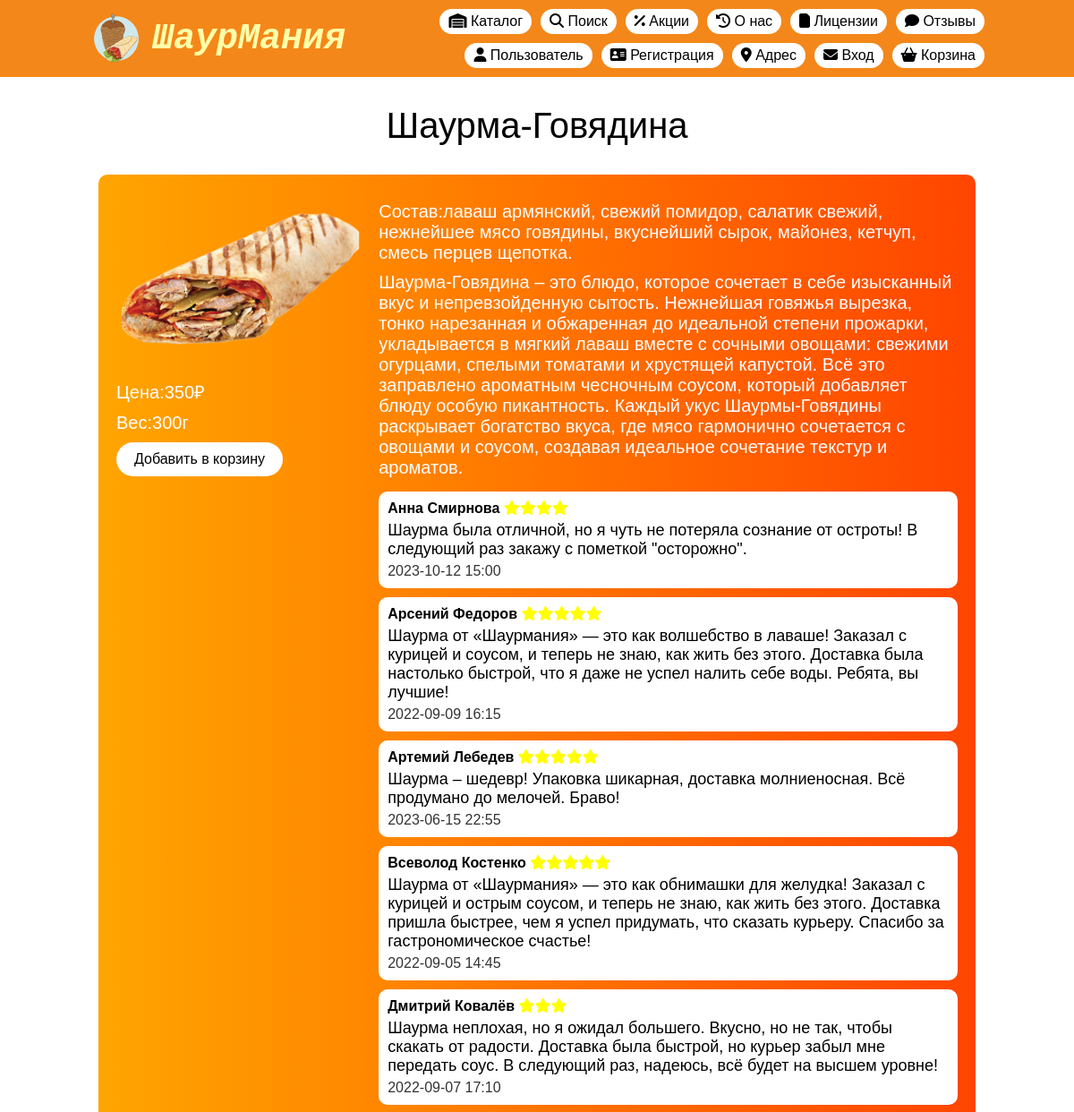
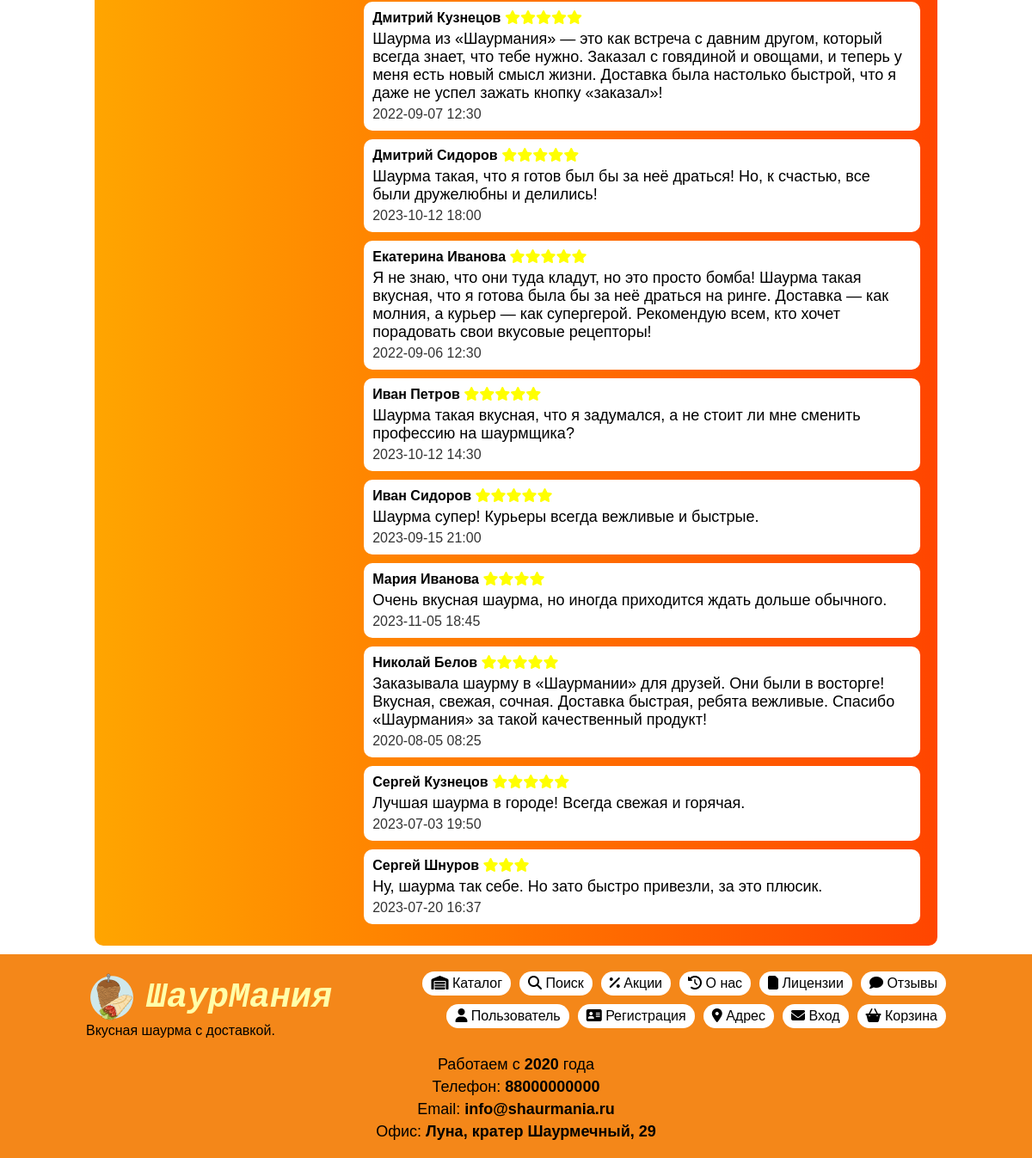
The app's page /product/3 with its own data (2 pictures, top to bottom).
### main/models.py (models this page shows, shortened)
class Shaurma( models.Model ):
    name        = models.CharField( max_length = 60,  verbose_name = 'Название' )
    compound    = models.TextField( max_length = 600, verbose_name = 'Состав' )
    description = models.TextField( max_length = 600, verbose_name = 'Описание' )
    picture     = models.ImageField( upload_to = 'shaurma_images', verbose_name = 'Изображение' )
    price       = models.PositiveSmallIntegerField( verbose_name = 'Цена в ₽' )
    weight      = models.PositiveSmallIntegerField( verbose_name = 'Вес в гр' )
    class Meta:
        verbose_name = 'шаурма'
        verbose_name_plural = 'шаурма'
        ordering = ['name']

class Review( models.Model ):
    name    = models.CharField( max_length = 60,  verbose_name = 'Имя' )
    text    = models.TextField( max_length = 600, verbose_name = 'Текст отзыва' )
    stars   = models.SmallIntegerField( validators = [ MinValueValidator(1), MaxValueValidator(5) ],
                                      verbose_name = 'Оценка' )
    shaurma = models.ForeignKey( 'Shaurma', on_delete = models.PROTECT, default = 3, verbose_name = 'Шаурма' )
    date    = models.CharField( max_length = 30, verbose_name = 'Дата/Время записи' )
    class Meta:
        verbose_name = 'отзыв'
        verbose_name_plural = 'отзывы'
        ordering = [ 'name' ]

### main/views.py (the view)
def product( request, product_id ):
    product = Shaurma.objects.get( id = product_id )
    reviews = Review.objects.filter( shaurma = product_id )
    ctx = {
        'product': product,
        'reviews': reviews
    }
    return render( request, 'main/product.html', context = ctx )

### template/main/product.html (shortened to what this page needs)
{% extends 'main/base.html' %}
{% load static %}
{% block links %}
    <link rel="stylesheet" href="{% static 'main/css/src/product.css' %}">
    <link rel="stylesheet" href="{% static 'main/css/src/feedback.css' %}">
{% endblock %}
{% block main %}
    <h2 class="h1 text-center">{{ product.name }}</h2>
    <div class="block-product">
        <div class="block-product_column-left">
            <img class="block-product_image" src="{{ product.picture.url }}" alt="{{ product.name }}">
            <p class="text-big text-left">Цена:{{ product.price  }}₽</p>
            <p class="text-big text-left">Вес:{{ product.weight }}г</p>
            <div class="product-buttons">
                <input class="product-buttons" type="submit" value="Добавить в корзину" />
            </div>
        </div>
        <div class="block-product_column-right">
            <p class="text-big text-left">
                Состав:{{ product.compound }}
            </p>
            <p class="text-big text-left">
                {{ product.description }}
            </p>
            {% for review in reviews %}
            <p class="block-feedback__tag">
                <span class="name">{{ review.name }}</span>
                <span class="stars">
                    {% if review.stars == 5 %}
                    <i class="fa-solid fa-star"></i><i class="fa-solid fa-star"></i><i class="fa-solid fa-star"></i><i class="fa-solid fa-star"></i><i class="fa-solid fa-star"></i>
                    {% elif review.stars == 4 %}
                    <i class="fa-solid fa-star"></i><i class="fa-solid fa-star"></i><i class="fa-solid fa-star"></i><i class="fa-solid fa-star"></i>
                    {% elif review.stars == 3 %}
                    <i class="fa-solid fa-star"></i><i class="fa-solid fa-star"></i><i class="fa-solid fa-star"></i>
                    {% elif review.stars == 2 %}
                    <i class="fa-solid fa-star"></i><i class="fa-solid fa-star"></i>
                    {% elif review.stars == 1 %}
                    <i class="fa-solid fa-star"></i>
                    {% endif %}
                </span>
                <span class="text">
                    {{ review.text }}
                </span>
                <span class="time">{{ review.date }}</span>
            </p>
        {% endfor %}
        </div>
    </div>
{% endblock %}

### template/main/base.html (shortened to what this page needs)
{% load static %}
<!DOCTYPE html>
<html lang="ru">
<head>
    <link rel="stylesheet" href="{% static 'main/css/lib/colors.css' %}">
    <link rel="stylesheet" href="{% static 'main/css/src/global.css' %}">
    <link rel="stylesheet" href="{% static 'main/css/src/catalog.css' %}">
    <link rel="stylesheet" href="{% static 'main/css/lib/buttons.css' %}">
    <link rel="stylesheet" href="{% static 'main/css/lib/blocks.css' %}">
    <link rel="stylesheet" href="{% static 'main/css/lib/text.css' %}">
    <link rel="stylesheet" href="{% static 'main/css/lib/forms.css' %}">
    <link rel="stylesheet" href="{% static 'main/assets/fontawesome/css/fontawesome.min.css' %}">
    <link rel="stylesheet" href="{% static 'main/assets/fontawesome/css/solid.min.css' %}">
    {% block links %}{% endblock %}
</head>
<body class="body">
    <header class="header">
        <div class="header__inner">
            <a class="logo" href="{% url 'index' %}">
                <img src="{% static 'main/img/logo/minimal.png' %}" alt="">
                <h1>ШаурМания</h1>
            </a>
            {% include 'main/_parts/navigation.html' %}
        </div>
    </header>
    <main class="main">
        <div class="main__inner">
            {% block main %}{% endblock %}
        </div>
    </main>
    <footer class="footer">
        <div class="footer__inner">
            <div class="footer_row">
                <div>
                    <a class="logo" href="{% url 'index' %}">
                        <img src="{% static 'main/img/logo/minimal.png' %}" alt="">
                        <h1>ШаурМания</h1>
                    </a>
                    <p>Вкусная шаурма с доставкой.</p>
                </div>
                {% include 'main/_parts/navigation.html' %}
            </div>
            <div class="footer__bottom">
                <p>Работаем с <b>2020</b> года</p>
                <p>Телефон: <b>88000000000</b></p>
                <p>Email: <b>info@shaurmania.ru</b></p>
                <p>Офис: <b>Луна, кратер Шаурмечный, 29</b></p>
            </div>
        </div>
    </footer>
</body>
</html>

### template/main/_parts/navigation.html
<ul class="nav">
    <li>
        <a href="{% url 'catalog' %}" class="btn">
            <i class="fa-solid fa-warehouse"></i>
            Каталог
        </a>
    </li>
    <li>
        <a href="{% url 'search' %}" class="btn">
            <i class="fa-solid fa-magnifying-glass"></i>
            Поиск
        </a>
    </li>
    <li>
        <a class="btn" href="{% url 'sales' %}">
            <i class="fa-solid fa-percent"></i>
            Акции
        </a>
    </li>
    <li>
        <a class="btn" href="{% url 'about' %}">
            <i class="fa-solid fa-history"></i>
            О нас
        </a>
    </li>
    <li>
        <a class="btn" href="{% url 'licenses' %}">
            <i class="fa-solid fa-page"></i>
            Лицензии
        </a>
    </li>
    <li>
        <a href="{% url 'feedback' %}" class="btn">
            <i class="fa-solid fa-comment"></i>
            Отзывы
        </a>
    </li>
    <li>
        <a href="{% url 'user' %}" class="btn">
            <i class="fa-solid fa-user"></i>
            Пользователь
        </a>
    </li>
    <li>
        <a href="{% url 'reg' %}" class="btn">
            <i class="fa-solid fa-address-card"></i>
            Регистрация
        </a>
    </li>
    <li>
        <a class="btn" href="{% url 'address' %}">
            <i class="fa-solid fa-location-dot"></i>
            Адрес
        </a>
    </li>
    <li>
        <a class="btn" href="{% url 'login' %}">
            <i class="fa-solid fa-envelope"></i>
            Вход
        </a>
    </li>
    <li>
        <a href="{% url 'cart' %}" class="btn">
            <i class="fa-solid fa-basket-shopping-simple"></i>
            Корзина
        </a>
    </li>
</ul>

### static/main/css/src/global.css (style rules this page uses)
* { margin: 0; padding: 0; }
:root { --site-width: 1200px }
.body { margin: 0; padding: 0; display: grid; grid-template-rows: auto 1fr auto; min-height: 100vh; font-family: Verdana, Geneva, Tahoma, sans-serif }
.header { width: 100%; background-color: var(--clr-orange); }
.header__inner { width: var(--site-width); display: flex; flex-wrap: nowrap; align-content: center; align-items: center; justify-content: space-between; margin: 10px auto; }
.logo { font-family: "Consolas", monospace; font-style: italic; color: var(--clr-solar-w60); text-decoration: none; display: flex; align-items: center; flex-wrap: nowrap; flex-direction: row; gap: 10px; }
.logo h1 { font-size: 40px; }
.nav { display: flex; flex-wrap: wrap; align-content: flex-start; justify-content: flex-end; position: relative; list-style: none; gap: 10px; }
.main { width: 100%; }
.main__inner { width: var(--site-width); margin: 0 auto; }
.footer { width: 100%; background-color: var(--clr-orange); }
.footer__inner { width: var(--site-width); margin: 20px auto; }
.footer_row { display: flex; gap: 40px; }
.footer__bottom { display: flex; margin: 20px auto; font-size: 18px; flex-direction: column; align-items: center; gap: 5px; }
@media screen and ( max-width: 1300px ) { :root { --site-width: 1000px; } }

### static/main/css/src/product.css (style rules this page uses)
.block-product { display: flex; flex-direction: row; gap: 16px; width: calc(100% - 60px); background-color: #000; background-image: linear-gradient(to right, orange, orangered); color: #fff; border-radius: 10px; padding: 20px; margin: 10px; }
.block-product_image { width: 100%; }
.product-buttons { color: black; background-color: white; padding: 5px 10px; border-radius: 20px; text-decoration: none; font-size: 16px; border: none; font-family: Verdana, Geneva, Tahoma, sans-serif; text-align: center; display: inline-block; }
.block-product_column-left { width: 30%; }
.block-product_column-right { width: 70%; }

### static/main/css/src/feedback.css (style rules this page uses)
.block-feedback__tag { background-color: white; padding: 10px; margin: 5px 0; color: black; border-radius: 10px; display: inline-block; width: calc(100% - 20px); }
.block-feedback__tag .name { font-weight: 700; }
.block-feedback__tag .stars { color: yellow; }
.block-feedback__tag .text { display: block; margin: 5px 0; }
.block-feedback__tag .time { color: #333333; }

### records on screen
Shaurma: name "Шаурма-Говядина", picture (picture), price "350", weight "300", compound "лаваш армянский, свежий помидор, салатик свежий, нежнейшее мясо говядины, вкуснейший сырок, майонез, кетчуп, смесь перцев щепотка.", description "Шаурма-Говядина – это блюдо, которое сочетает в себе изысканный вкус и непревзойденную сытость. Нежнейшая говяжья вырезка, тонко нарезанная и обжаренная до идеальной степени прожарки, укладывается в мягкий лаваш вместе с сочными овощами: свежими огурцами, спелыми томатами и хрустящей капустой. Всё это заправлено ароматным чесночным соусом, который добавляет блюду особую пикантность. Каждый укус Шаурмы-Говядины раскрывает богатство вкуса, где мясо гармонично сочетается с овощами и соусом, создавая идеальное сочетание текстур и ароматов."
Review: name "Анна Смирнова", stars 4 (drawn), text "Шаурма была отличной, но я чуть не потеряла сознание от остроты! В следующий раз закажу с пометкой \"осторожно\".", date "2023-10-12 15:00"
Review: name "Арсений Федоров", stars 5 (drawn), text "Шаурма от «Шаурмания» — это как волшебство в лаваше! Заказал с курицей и соусом, и теперь не знаю, как жить без этого. Доставка была настолько быстрой, что я даже не успел налить себе воды. Ребята, вы лучшие!", date "2022-09-09 16:15"
Review: name "Артемий Лебедев", stars 5 (drawn), text "Шаурма – шедевр! Упаковка шикарная, доставка молниеносная. Всё продумано до мелочей. Браво!", date "2023-06-15 22:55"
Review: name "Всеволод Костенко", stars 5 (drawn), text "Шаурма от «Шаурмания» — это как обнимашки для желудка! Заказал с курицей и острым соусом, и теперь не знаю, как жить без этого. Доставка пришла быстрее, чем я успел придумать, что сказать курьеру. Спасибо за гастрономическое счастье!", date "2022-09-05 14:45"
Review: name "Дмитрий Ковалёв", stars 3 (drawn), text "Шаурма неплохая, но я ожидал большего. Вкусно, но не так, чтобы скакать от радости. Доставка была быстрой, но курьер забыл мне передать соус. В следующий раз, надеюсь, всё будет на высшем уровне!", date "2022-09-07 17:10"
Review: name "Дмитрий Кузнецов", stars 5 (drawn), text "Шаурма из «Шаурмания» — это как встреча с давним другом, который всегда знает, что тебе нужно. Заказал с говядиной и овощами, и теперь у меня есть новый смысл жизни. Доставка была настолько быстрой, что я даже не успел зажать кнопку «заказал»!", date "2022-09-07 12:30"
Review: name "Дмитрий Сидоров", stars 5 (drawn), text "Шаурма такая, что я готов был бы за неё драться! Но, к счастью, все были дружелюбны и делились!", date "2023-10-12 18:00"
Review: name "Екатерина Иванова", stars 5 (drawn), text "Я не знаю, что они туда кладут, но это просто бомба! Шаурма такая вкусная, что я готова была бы за неё драться на ринге. Доставка — как молния, а курьер — как супергерой. Рекомендую всем, кто хочет порадовать свои вкусовые рецепторы!", date "2022-09-06 12:30"
Review: name "Иван Петров", stars 5 (drawn), text "Шаурма такая вкусная, что я задумался, а не стоит ли мне сменить профессию на шаурмщика?", date "2023-10-12 14:30"
Review: name "Иван Сидоров", stars 5 (drawn), text "Шаурма супер! Курьеры всегда вежливые и быстрые.", date "2023-09-15 21:00"
Review: name "Мария Иванова", stars 4 (drawn), text "Очень вкусная шаурма, но иногда приходится ждать дольше обычного.", date "2023-11-05 18:45"
Review: name "Николай Белов", stars 5 (drawn), text "Заказывала шаурму в «Шаурмании» для друзей. Они были в восторге! Вкусная, свежая, сочная. Доставка быстрая, ребята вежливые. Спасибо «Шаурмания» за такой качественный продукт!", date "2020-08-05 08:25"
Review: name "Сергей Кузнецов", stars 5 (drawn), text "Лучшая шаурма в городе! Всегда свежая и горячая.", date "2023-07-03 19:50"
Review: name "Сергей Шнуров", stars 3 (drawn), text "Ну, шаурма так себе. Но зато быстро привезли, за это плюсик.", date "2023-07-20 16:37"
